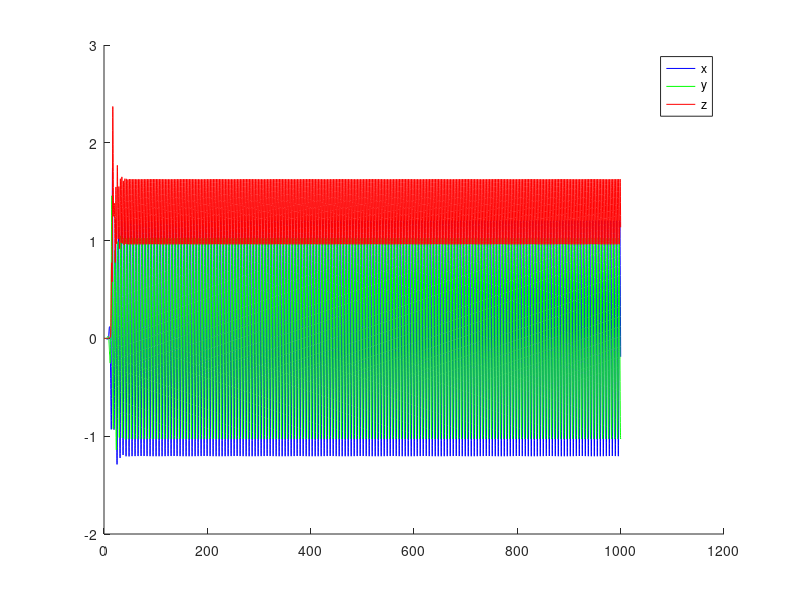
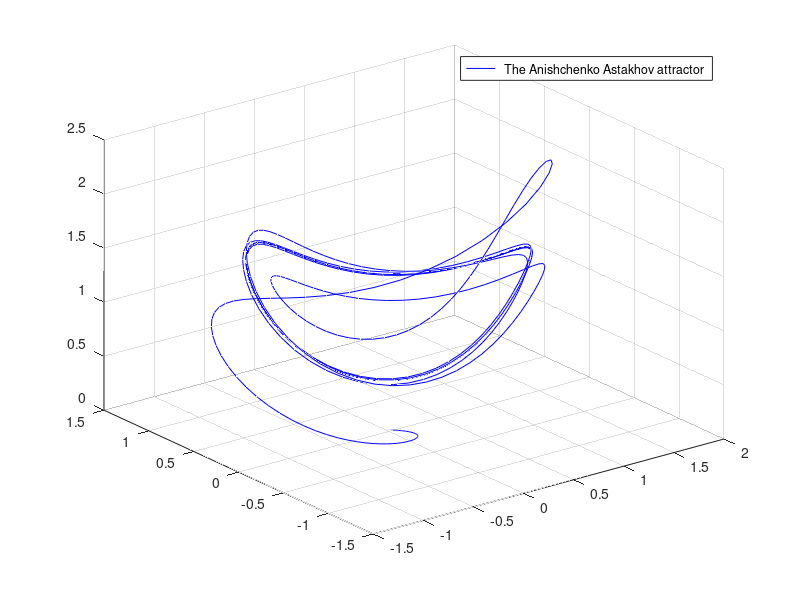

Write the MATLAB code that produced these figures, in order.
function AnishchenkoAstakhov
mu = 1.2;
teta = 0.5;

x(1) = 1e-4;
y(1) = 1e-4;
z(1) = 1e-4;
t(1) = 0;

dt = 0.1;
N =  10000;

for i = 1:N 
    x(i+1) = x(i) + (mu*x(i) + y(i) - x(i)*z(i))*dt;
    y(i+1) = y(i) + (-x(i))*dt;
    z(i+1) = z(i) + (-teta*z(i)+x(i)^2)*dt;
    t(i+1) = t(i) + dt;
end

figure 
hold all;
plot(t,x, 'b')
plot(t,y, 'g')
plot(t,z, 'r')
legend('x','y','z')
print -djpg AnishchenkoAstakhov.jpg
grid on;

figure
plot3(x , y, z, 'b')
legend(' The Anishchenko Astakhov attractor')
grid on;
print -djpg AnishchenkoAstakhov1.jpg
end
